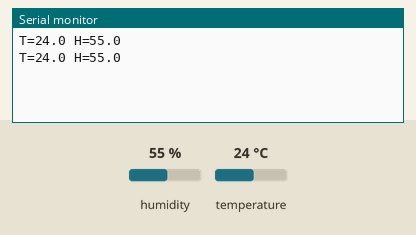
Simulated run of this sketch. Board: Arduino Uno, built with avr-gcc and run on an emulated ATmega328P. Shown: the last lines printed to the serial monitor. Inputs (shaded band) come from the test bench; at power-on: humidity 55 %, temperature 24 °C.

Above: at 2.8 s.
2.9 s: humidity set to 22 %
At 5.2 s:
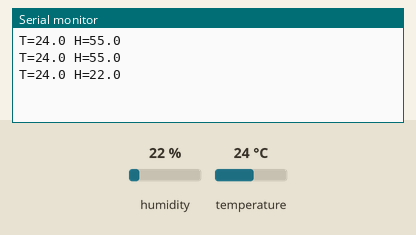
5.6 s: temperature set to 12 °C
At 7.2 s:
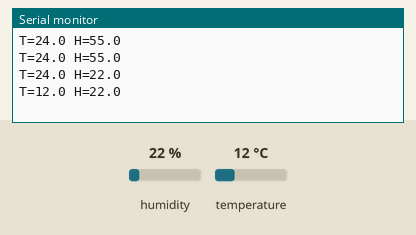
8.3 s: humidity set to 40 %
At 10.7 s:
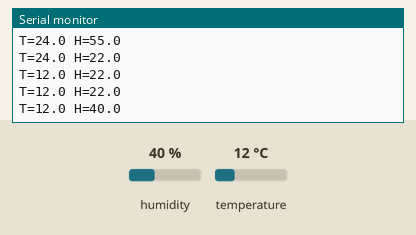
Timing chart, 0 to 12.2 s (numbered marks = the images above; inputs shaded):
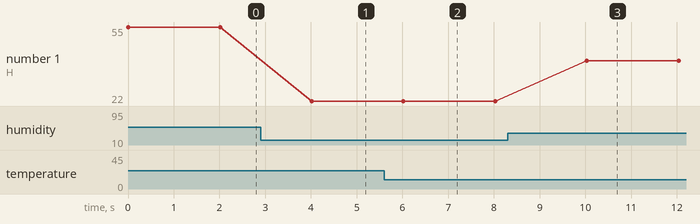

The sketch:

uno-dht22.ino
```cpp
#include <DHT.h>
DHT dht(2, DHT22);
void setup() { Serial.begin(9600); dht.begin(); }
void loop() {
  float t = dht.readTemperature(), h = dht.readHumidity();
  Serial.print("T="); Serial.print(t, 1); Serial.print(" H="); Serial.println(h, 1);
  delay(2000);
}
```

Measured:
- after the input at 2.9 s, the serial monitor: prints a new line after 1.1 s (image 1)
- after the input at 5.6 s, the serial monitor: prints a new line after 0.42 s (image 2)
- after the input at 8.3 s, the serial monitor: prints a new line after 1.7 s (image 3)
- plotted number 1: 55 → 22 after the input at 2.9 s, 22 → 40 after the input at 8.3 s
